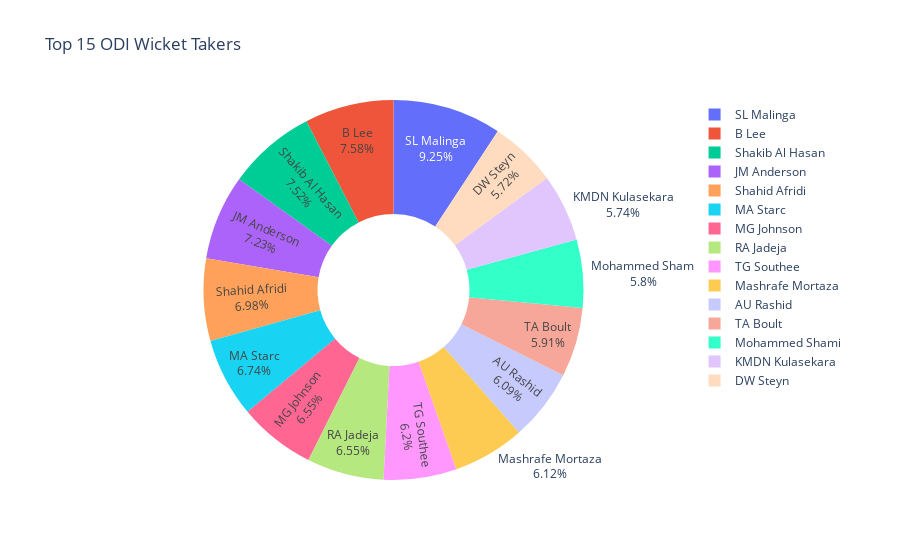

Notebook code cell kept with this figure:
### Code cell
query5 = """
SELECT bowler, COUNT(*) AS wickets
FROM deliveries d JOIN matches m USING(match_id)
WHERE m.match_type='ODI' AND wicket_kind IS NOT NULL
GROUP BY bowler
ORDER BY wickets DESC
LIMIT 15;
"""
df = pd.read_sql(query5, engine)

fig = px.pie(
    df,
    names="bowler", 
    values="wickets", 
    title="Top 15 ODI Wicket Takers",
    hole=0.4  # use 0 for normal pie, 0.4 for donut style
)
fig.update_traces(textinfo="percent+label")  # show % and name
fig.show()

### Figure 1 — Plotly figure (JSON) as saved in the notebook; plotly's stock layout.template omitted (floating-point values rounded to 4 significant figures)
{"data": [{"domain": {"x": [0, 1], "y": [0, 1]}, "hole": 0.4, "hovertemplate": "bowler=%{label}<br>wickets=%{value}<extra></extra>", "labels": ["SL Malinga", "B Lee", "Shakib Al Hasan", "JM Anderson", "Shahid Afridi", "MA Starc", "MG Johnson", "RA Jadeja", "TG Southee", "Mashrafe Mortaza", "AU Rashid", "TA Boult", "Mohammed Shami", "KMDN Kulasekara", "DW Steyn"], "legendgroup": "", "name": "", "showlegend": true, "textinfo": "percent+label", "type": "pie", "values": [343, 281, 279, 268, 259, 250, 243, 243, 230, 227, 226, 219, 215, 213, 212]}], "layout": {"autosize": true, "legend": {"tracegroupgap": 0}, "title": {"text": "Top 15 ODI Wicket Takers"}}}
